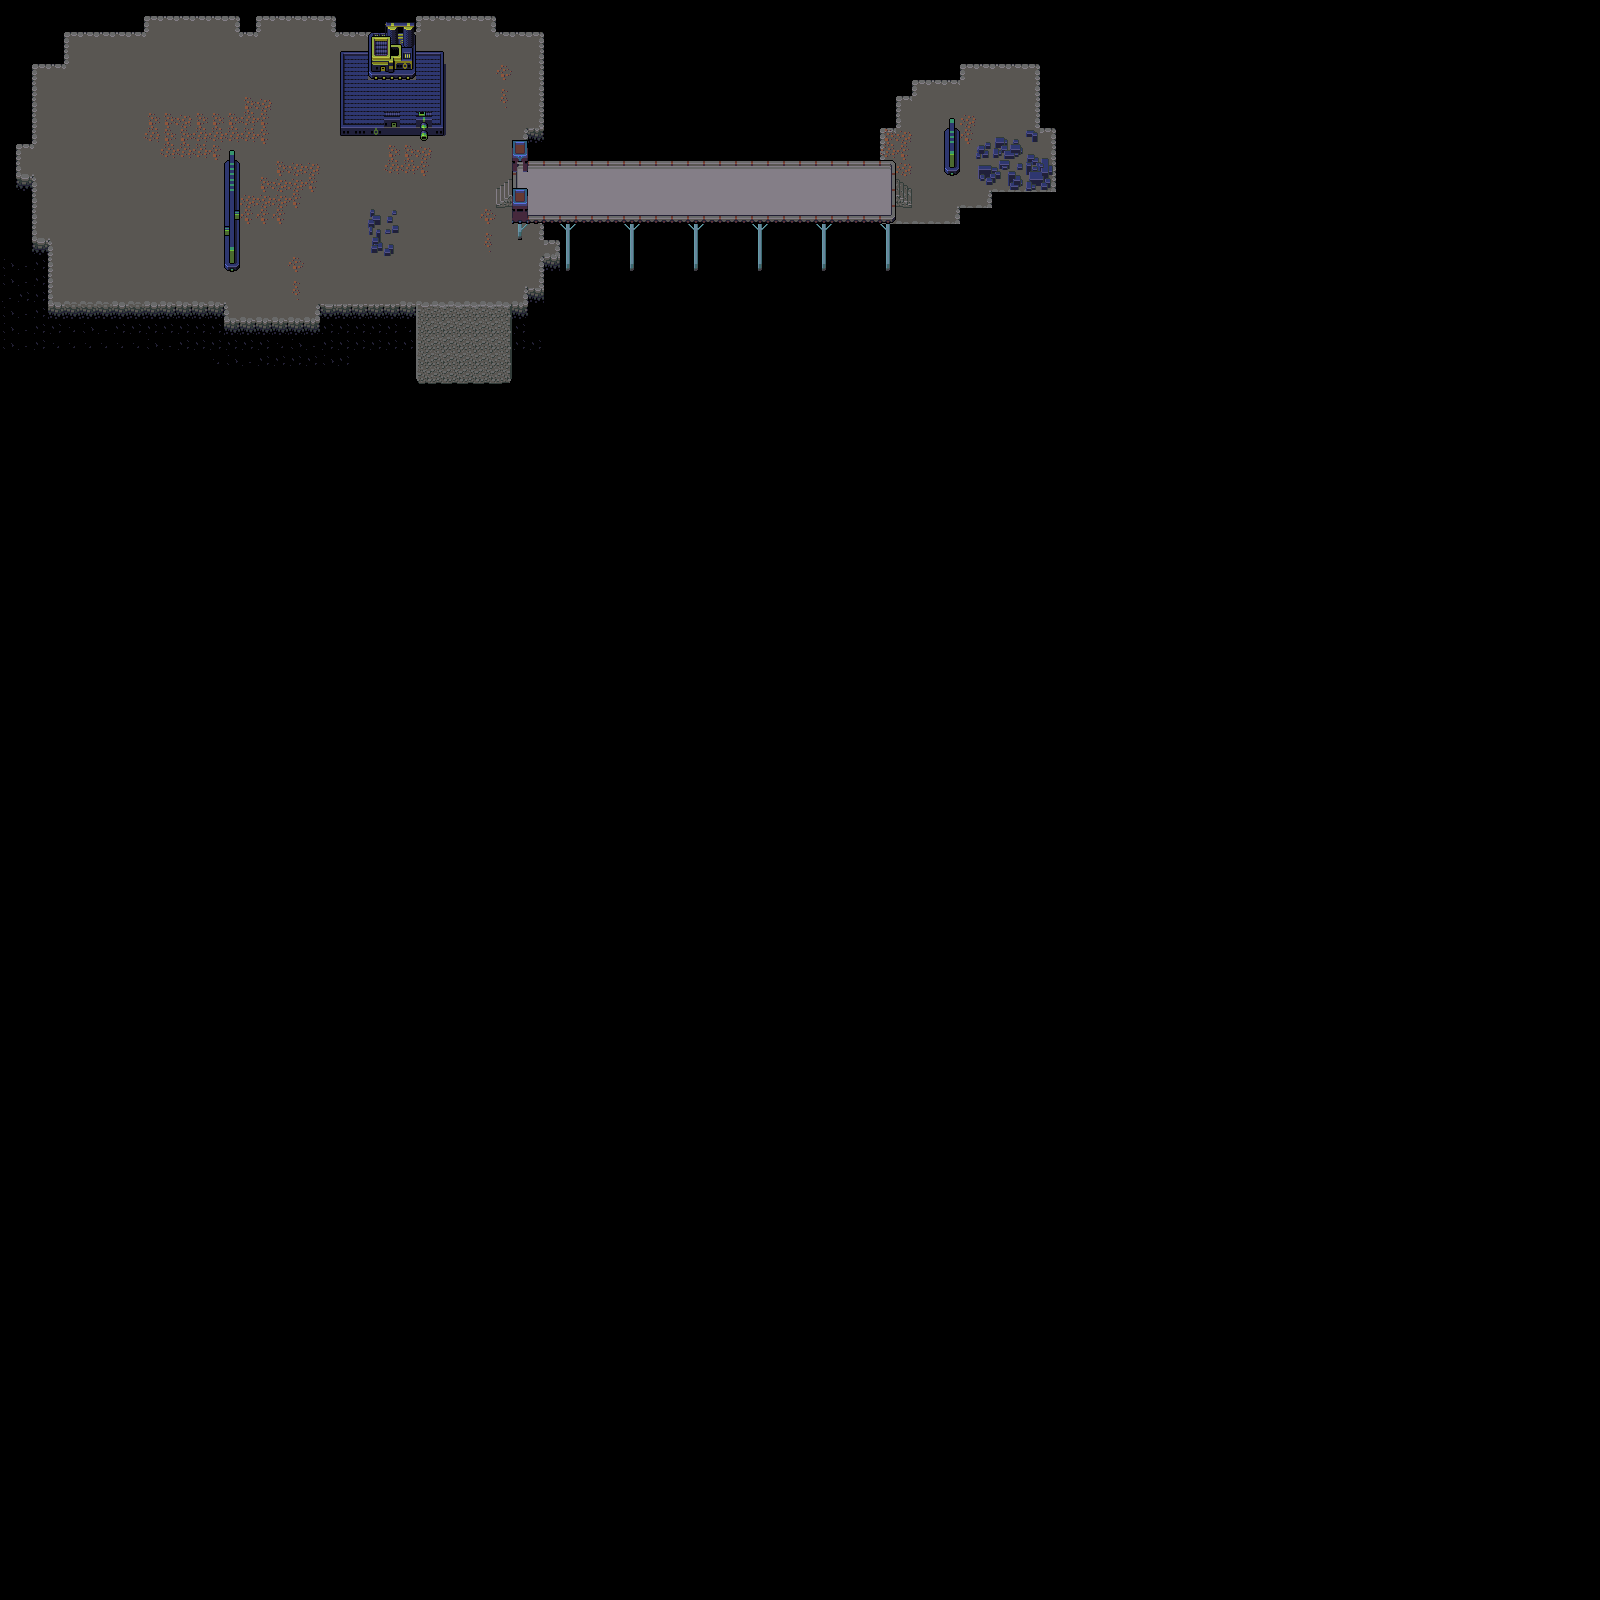

This game map was drawn from its Tiled (.tmx) file and the tilesets committed beside it. A one-line description and the trimmed map source follow:
An orthogonal 100x100 tile map with 16x16 px tiles, 3 tile layers (grounds, decors, top), 3 tilesets and 1 object.

<map version="1.0" orientation="orthogonal" renderorder="right-down" width="100" height="100" tilewidth="16" tileheight="16" nextobjectid="1">
 <tileset firstgid="1" name="colony-db32-buildings-ready" tilewidth="16" tileheight="16" tilecount="2600" columns="20">
  <image source="colony-db32-buildings-ready.png" trans="ffffff" width="320" height="2080" />
 </tileset>
 <tileset firstgid="2601" name="colony-db32-grounds-ready" tilewidth="16" tileheight="16" tilecount="1020" columns="20">
  <image source="colony-db32-grounds-ready.png" trans="ffffff" width="320" height="816" />
 </tileset>
 <tileset firstgid="3621" name="colony-db32-other-ready" tilewidth="16" tileheight="16" tilecount="1105" columns="17">
  <image source="colony-db32-other-ready.png" trans="ffffff" width="272" height="1040" />
  <tile id="654">
   <objectgroup draworder="index">
    <object id="2" x="0.1875" y="0.1875" width="15.6875" height="15.625" />
   </objectgroup>
  </tile>
 </tileset>
 <layer name="grounds" width="100" height="100">
  <data>[10000 cells, 10000 non-empty, 23 distinct tile ids]</data>
 </layer>
 <layer name="decors" width="100" height="100">
  <data>[10000 cells, 292 non-empty, 98 distinct tile ids]</data>
 </layer>
 <layer name="top" width="100" height="100">
  <data>[10000 cells, 6 non-empty, 6 distinct tile ids]</data>
 </layer>
</map>
